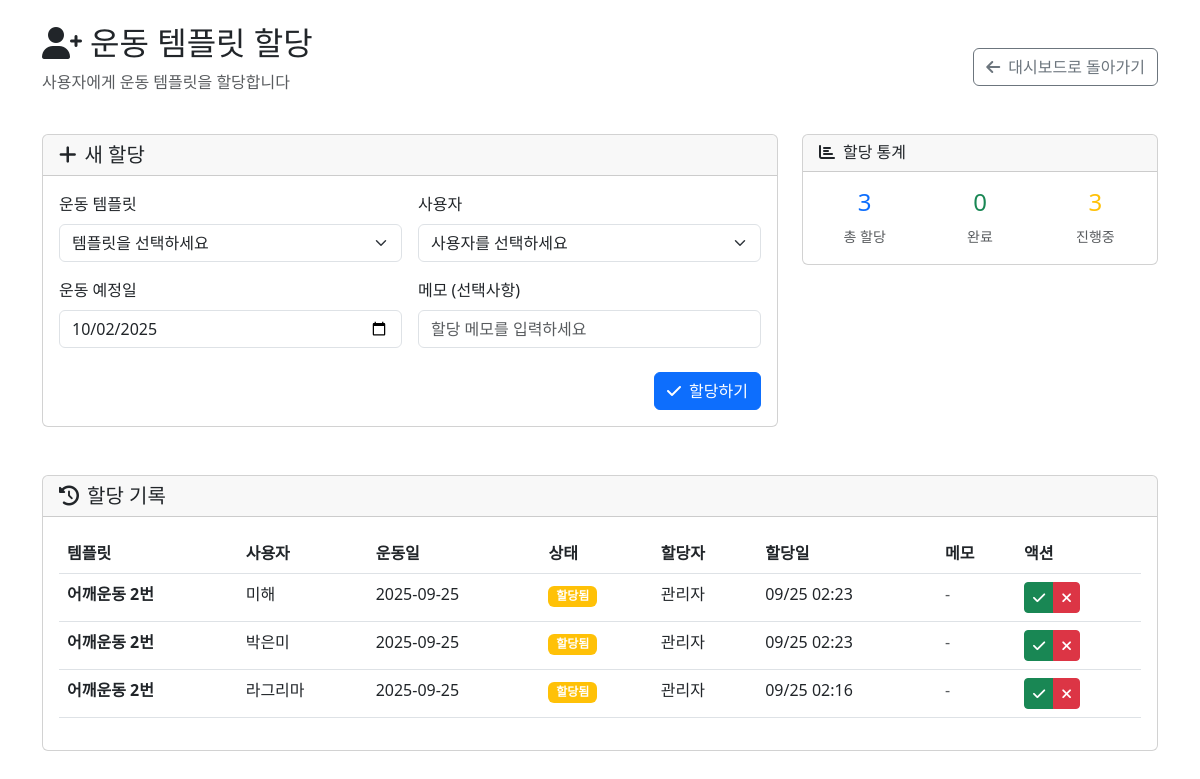
The app's page /admin/template_assignment.php (signed in) with its own data.
### tables this page shows
CREATE TABLE IF NOT EXISTS `m_template_assignment` (
  `assignment_id` int(11) NOT NULL AUTO_INCREMENT,
  `template_id` int(11) NOT NULL COMMENT '할당된 템플릿 ID',
  `user_id` int(11) NOT NULL COMMENT '할당받은 사용자 ID',
  `assigned_by` int(11) NOT NULL COMMENT '할당한 관리자 ID',
  `workout_date` date NOT NULL COMMENT '운동 예정일',
  `status` enum('assigned','completed','cancelled') DEFAULT 'assigned' COMMENT '할당 상태',
  `note` text DEFAULT NULL COMMENT '관리자 메모',
  `created_at` timestamp NULL DEFAULT current_timestamp(),
  `updated_at` timestamp NULL DEFAULT current_timestamp() ON UPDATE current_timestamp(),
  PRIMARY KEY (`assignment_id`),
  KEY `idx_template_id` (`template_id`),
  KEY `idx_user_id` (`user_id`),
  KEY `idx_assigned_by` (`assigned_by`),
  KEY `idx_workout_date` (`workout_date`),
  KEY `idx_status` (`status`),
  CONSTRAINT `fk_assignment_admin` FOREIGN KEY (`assigned_by`) REFERENCES `admins` (`id`) ON DELETE CASCADE,
  CONSTRAINT `fk_assignment_template` FOREIGN KEY (`template_id`) REFERENCES `m_workout_template` (`template_id`) ON DELETE CASCADE,
  CONSTRAINT `fk_assignment_user` FOREIGN KEY (`user_id`) REFERENCES `users` (`id`) ON DELETE CASCADE
);

CREATE TABLE IF NOT EXISTS `m_workout_template` (
  `template_id` int(11) NOT NULL AUTO_INCREMENT,
  `template_name` varchar(100) NOT NULL COMMENT '템플릿 이름 (예: 어깨운동-1)',
  `description` text DEFAULT NULL COMMENT '템플릿 설명',
  `created_by` int(11) NOT NULL COMMENT '생성한 관리자 ID',
  `created_at` timestamp NULL DEFAULT current_timestamp(),
  `updated_at` timestamp NULL DEFAULT current_timestamp() ON UPDATE current_timestamp(),
  PRIMARY KEY (`template_id`),
  KEY `idx_created_by` (`created_by`),
  CONSTRAINT `fk_template_admin` FOREIGN KEY (`created_by`) REFERENCES `admins` (`id`) ON DELETE CASCADE
);

CREATE TABLE IF NOT EXISTS `users` (
  `id` int(11) NOT NULL AUTO_INCREMENT,
  `kakao_id` bigint(20) DEFAULT NULL,
  `username` varchar(100) NOT NULL,
  `email` varchar(255) DEFAULT NULL,
  `profile_image` varchar(500) DEFAULT NULL,
  `created_at` timestamp NULL DEFAULT current_timestamp(),
  `updated_at` timestamp NULL DEFAULT current_timestamp() ON UPDATE current_timestamp(),
  `is_active` tinyint(1) NOT NULL DEFAULT 1,
  `password` varchar(255) DEFAULT NULL,
  PRIMARY KEY (`id`) USING BTREE,
  UNIQUE KEY `email` (`email`) USING BTREE,
  UNIQUE KEY `kakao_id` (`kakao_id`) USING BTREE,
  KEY `idx_users_kakao_id` (`kakao_id`) USING BTREE
);

### admin/template_assignment.php (the view, shortened to what this page needs)
<?php
$pdo = getDB();
$stmt = $pdo->prepare('
    SELECT ta.*, t.template_name, u.username as user_name, a.name as admin_name
    FROM m_template_assignment ta
    LEFT JOIN m_workout_template t ON ta.template_id = t.template_id
    LEFT JOIN users u ON ta.user_id = u.id
    LEFT JOIN admins a ON ta.assigned_by = a.id
    ORDER BY ta.created_at DESC
    LIMIT 50
');
$stmt->execute();
$assignments = $stmt->fetchAll(PDO::FETCH_ASSOC);
?>
<!DOCTYPE html>
<html lang="ko">
<head>
    <link href="https://cdn.jsdelivr.net/npm/bootstrap@5.3.0/dist/css/bootstrap.min.css" rel="stylesheet">
    <link href="https://cdnjs.cloudflare.com/ajax/libs/font-awesome/6.0.0/css/all.min.css" rel="stylesheet">
</head>
<body>
    <div class="container mt-4">
        <div class="row mb-4">
            <div class="col">
                <div class="d-flex justify-content-between align-items-center">
                    <div>
                        <h2><i class="fas fa-user-plus me-2"></i>운동 템플릿 할당</h2>
                        <p class="text-muted">사용자에게 운동 템플릿을 할당합니다</p>
                    </div>
                    <a href="dashboard.php" class="btn btn-outline-secondary">
                        <i class="fas fa-arrow-left me-2"></i>대시보드로 돌아가기
                    </a>
                </div>
            </div>
        </div>
        <div class="row mb-5">
            <div class="col-lg-8">
                <div class="card">
                    <div class="card-header">
                        <h5 class="mb-0"><i class="fas fa-plus me-2"></i>새 할당</h5>
                    </div>
                    <div class="card-body">
                        <form method="post">
                            <div class="row g-3">
                                <div class="col-md-6">
                                    <label for="template_id" class="form-label">운동 템플릿</label>
                                    <select class="form-select" id="template_id" name="template_id" required>
                                        <option value="">템플릿을 선택하세요</option>
                                    </select>
                                </div>
                                <div class="col-md-6">
                                    <label for="user_id" class="form-label">사용자</label>
                                    <select class="form-select" id="user_id" name="user_id" required>
                                        <option value="">사용자를 선택하세요</option>
                                    </select>
                                </div>
                                <div class="col-md-6">
                                    <label for="workout_date" class="form-label">운동 예정일</label>
                                    <input type="date" class="form-control" id="workout_date" name="workout_date"
                                           value="<?= date('Y-m-d') ?>" required>
                                </div>
                                <div class="col-md-6">
                                    <label for="note" class="form-label">메모 (선택사항)</label>
                                    <input type="text" class="form-control" id="note" name="note"
                                           placeholder="할당 메모를 입력하세요">
                                </div>
                            </div>
                            <div class="d-grid gap-2 d-md-flex justify-content-md-end mt-4">
                                <button type="submit" class="btn btn-primary">
                                    <i class="fas fa-check me-2"></i>할당하기
                                </button>
                            </div>
                        </form>
                    </div>
                </div>
            </div>
            <div class="col-lg-4">
                <div class="card">
                    <div class="card-header">
                        <h6 class="mb-0"><i class="fas fa-chart-bar me-2"></i>할당 통계</h6>
                    </div>
                    <div class="card-body">
                        <?php
                        $total_assignments = count($assignments);
                        $completed_assignments = count(array_filter($assignments, function($a) { return $a['status'] === 'completed'; }));
                        $active_assignments = count(array_filter($assignments, function($a) { return $a['status'] === 'assigned'; }));
                        ?>
                        <div class="row text-center">
                            <div class="col-4">
                                <h4 class="text-primary"><?= $total_assignments ?></h4>
                                <small class="text-muted">총 할당</small>
                            </div>
                            <div class="col-4">
                                <h4 class="text-success"><?= $completed_assignments ?></h4>
                                <small class="text-muted">완료</small>
                            </div>
                            <div class="col-4">
                                <h4 class="text-warning"><?= $active_assignments ?></h4>
                                <small class="text-muted">진행중</small>
                            </div>
                        </div>
                    </div>
                </div>
            </div>
        </div>
        <div class="row">
            <div class="col">
                <div class="card">
                    <div class="card-header">
                        <h5 class="mb-0"><i class="fas fa-history me-2"></i>할당 기록</h5>
                    </div>
                    <div class="card-body">
                        <?php if (empty($assignments)): ?>
                        <div class="text-center py-4">
                            <i class="fas fa-inbox fa-3x text-muted mb-3"></i>
                            <p class="text-muted">할당 기록이 없습니다</p>
                        </div>
                        <?php else: ?>
                        <div class="table-responsive">
                            <table class="table table-hover">
                                <thead>
                                    <tr>
                                        <th>템플릿</th>
                                        <th>사용자</th>
                                        <th>운동일</th>
                                        <th>상태</th>
                                        <th>할당자</th>
                                        <th>할당일</th>
                                        <th>메모</th>
                                        <th>액션</th>
                                    </tr>
                                </thead>
                                <tbody>
                                    <?php foreach ($assignments as $assignment): ?>
                                    <tr>
                                        <td>
                                            <strong><?= htmlspecialchars($assignment['template_name']) ?></strong>
                                        </td>
                                        <td><?= htmlspecialchars($assignment['user_name']) ?></td>
                                        <td><?= $assignment['workout_date'] ?></td>
                                        <td>
                                            <?php
                                            $status_class = '';
                                            $status_text = '';
                                            switch ($assignment['status']) {
                                                case 'assigned':
                                                    $status_class = 'badge bg-warning';
                                                    $status_text = '할당됨';
                                                    break;
                                            }
                                            ?>
                                            <span class="<?= $status_class ?>"><?= $status_text ?></span>
                                        </td>
                                        <td><?= htmlspecialchars($assignment['admin_name']) ?></td>
                                        <td><?= date('m/d H:i', strtotime($assignment['created_at'])) ?></td>
                                        <td>
                                            <?php if ($assignment['note']): ?>
                                            <small class="text-muted"><?= htmlspecialchars($assignment['note']) ?></small>
                                            <?php else: ?>
                                            <span class="text-muted">-</span>
                                            <?php endif; ?>
                                        </td>
                                        <td>
                                            <?php if ($assignment['status'] === 'assigned'): ?>
                                            <div class="btn-group btn-group-sm">
                                                <button class="btn btn-success btn-sm"
                                                        onclick="updateStatus(<?= $assignment['assignment_id'] ?>, 'completed')"
                                                        title="완료로 표시">
                                                    <i class="fas fa-check"></i>
                                                </button>
                                                <button class="btn btn-danger btn-sm"
                                                        onclick="updateStatus(<?= $assignment['assignment_id'] ?>, 'cancelled')"
                                                        title="취소로 표시">
                                                    <i class="fas fa-times"></i>
                                                </button>
                                            </div>
                                            <?php else: ?>
                                            <span class="text-muted">-</span>
                                            <?php endif; ?>
                                        </td>
                                    </tr>
                                    <?php endforeach; ?>
                                </tbody>
                            </table>
                        </div>
                        <?php endif; ?>
                    </div>
                </div>
            </div>
        </div>
    </div>
</body>
</html>

### records on screen
m_template_assignment: template.template_name "어깨운동 2번", user.username "미해", workout_date "2025-09-25", status "할당됨", assigned_by.name "관리자", created_at "09/25 02:23"
m_template_assignment: template.template_name "어깨운동 2번", user.username "박은미", workout_date "2025-09-25", status "할당됨", assigned_by.name "관리자", created_at "09/25 02:23"
m_template_assignment: template.template_name "어깨운동 2번", user.username "라그리마", workout_date "2025-09-25", status "할당됨", assigned_by.name "관리자", created_at "09/25 02:16"

### other values on screen
$total_assignments "3"
$completed_assignments "0"
$active_assignments "3"
